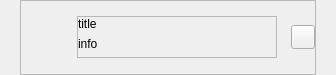
<?xml version="1.0" encoding="UTF-8"?>
<ui version="4.0">
 <class>AFQVodContentWidget</class>
 <widget class="QFrame" name="AFQVodContentWidget">
  <property name="geometry">
   <rect>
    <x>0</x>
    <y>0</y>
    <width>336</width>
    <height>75</height>
   </rect>
  </property>
  <property name="minimumSize">
   <size>
    <width>336</width>
    <height>75</height>
   </size>
  </property>
  <property name="maximumSize">
   <size>
    <width>336</width>
    <height>75</height>
   </size>
  </property>
  <property name="windowTitle">
   <string>Form</string>
  </property>
  <property name="styleSheet">
   <string notr="true"/>
  </property>
  <layout class="QVBoxLayout" name="verticalLayout">
   <property name="spacing">
    <number>0</number>
   </property>
   <property name="leftMargin">
    <number>20</number>
   </property>
   <property name="topMargin">
    <number>0</number>
   </property>
   <property name="rightMargin">
    <number>20</number>
   </property>
   <property name="bottomMargin">
    <number>0</number>
   </property>
   <item>
    <widget class="QFrame" name="frameContentInfo">
     <property name="frameShape">
      <enum>QFrame::StyledPanel</enum>
     </property>
     <property name="frameShadow">
      <enum>QFrame::Raised</enum>
     </property>
     <property name="lineWidth">
      <number>0</number>
     </property>
     <layout class="QHBoxLayout" name="horizontalLayout">
      <property name="spacing">
       <number>14</number>
      </property>
      <property name="leftMargin">
       <number>0</number>
      </property>
      <property name="topMargin">
       <number>5</number>
      </property>
      <property name="rightMargin">
       <number>0</number>
      </property>
      <property name="bottomMargin">
       <number>5</number>
      </property>
      <item>
       <widget class="QLabel" name="label_Thumbnail">
        <property name="minimumSize">
         <size>
          <width>42</width>
          <height>59</height>
         </size>
        </property>
        <property name="maximumSize">
         <size>
          <width>42</width>
          <height>59</height>
         </size>
        </property>
        <property name="text">
         <string/>
        </property>
       </widget>
      </item>
      <item>
       <widget class="QFrame" name="frame">
        <property name="minimumSize">
         <size>
          <width>0</width>
          <height>42</height>
         </size>
        </property>
        <property name="maximumSize">
         <size>
          <width>16777215</width>
          <height>42</height>
         </size>
        </property>
        <property name="frameShape">
         <enum>QFrame::StyledPanel</enum>
        </property>
        <property name="frameShadow">
         <enum>QFrame::Raised</enum>
        </property>
        <layout class="QVBoxLayout" name="verticalLayout_3">
         <property name="spacing">
          <number>0</number>
         </property>
         <property name="leftMargin">
          <number>0</number>
         </property>
         <property name="topMargin">
          <number>0</number>
         </property>
         <property name="rightMargin">
          <number>0</number>
         </property>
         <property name="bottomMargin">
          <number>0</number>
         </property>
         <item>
          <widget class="AFQElidedSlideLabel" name="label_Title">
           <property name="minimumSize">
            <size>
             <width>198</width>
             <height>21</height>
            </size>
           </property>
           <property name="maximumSize">
            <size>
             <width>16777215</width>
             <height>21</height>
            </size>
           </property>
           <property name="text">
            <string>title</string>
           </property>
           <property name="textFormat">
            <enum>Qt::PlainText</enum>
           </property>
           <property name="alignment">
            <set>Qt::AlignLeading|Qt::AlignLeft|Qt::AlignTop</set>
           </property>
          </widget>
         </item>
         <item>
          <widget class="AFQElidedSlideLabel" name="label_Info">
           <property name="minimumSize">
            <size>
             <width>198</width>
             <height>21</height>
            </size>
           </property>
           <property name="maximumSize">
            <size>
             <width>16777215</width>
             <height>21</height>
            </size>
           </property>
           <property name="text">
            <string>info</string>
           </property>
           <property name="textFormat">
            <enum>Qt::PlainText</enum>
           </property>
           <property name="alignment">
            <set>Qt::AlignLeading|Qt::AlignLeft|Qt::AlignTop</set>
           </property>
          </widget>
         </item>
        </layout>
       </widget>
      </item>
      <item>
       <widget class="QPushButton" name="pushButton_GoStation">
        <property name="minimumSize">
         <size>
          <width>24</width>
          <height>24</height>
         </size>
        </property>
        <property name="maximumSize">
         <size>
          <width>24</width>
          <height>24</height>
         </size>
        </property>
        <property name="text">
         <string/>
        </property>
        <property name="iconSize">
         <size>
          <width>24</width>
          <height>24</height>
         </size>
        </property>
       </widget>
      </item>
     </layout>
    </widget>
   </item>
  </layout>
 </widget>
 <customwidgets>
  <customwidget>
   <class>AFQElidedSlideLabel</class>
   <extends>QLabel</extends>
   <header>UIComponent/CElidedSlideLabel.h</header>
  </customwidget>
 </customwidgets>
 <resources/>
 <connections/>
</ui>
